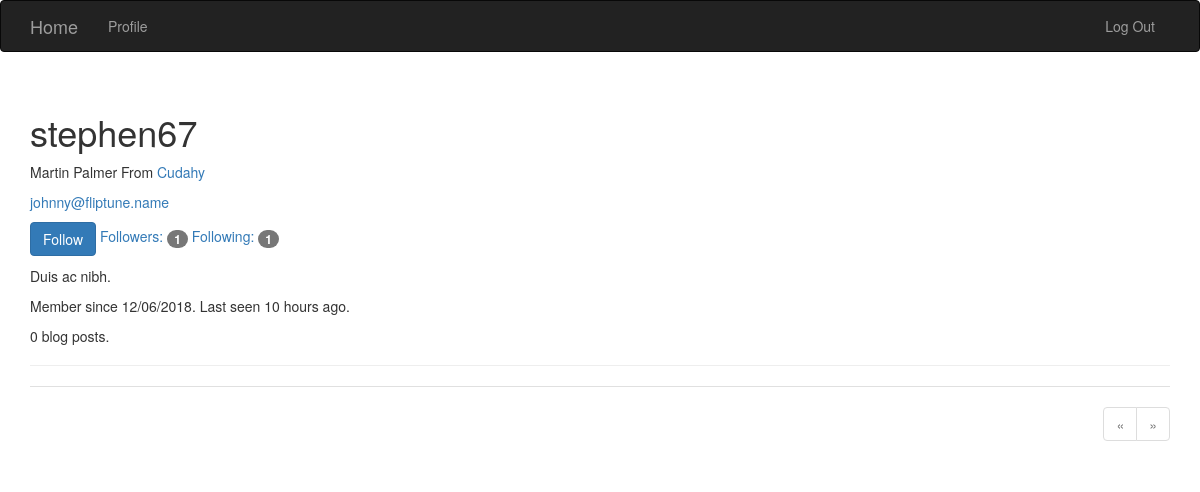
/user/stephen67 (signed in), run on the app's committed database.
### app/models.py (models this page shows, shortened)
class User(db.Model,UserMixin):
	__tablename__='users'
	id=db.Column(db.Integer,primary_key=True)
	email=db.Column(db.String(64),unique=True,index=True)
	username=db.Column(db.String(64),unique=True)
	role_id=db.Column(db.Integer,db.ForeignKey('roles.id'))
	password_hash=db.Column(db.String(128))
	confirmed=db.Column(db.Boolean,default=False)
	name=db.Column(db.String(64))
	location=db.Column(db.String(64))
	about_me=db.Column(db.Text())
	member_since=db.Column(db.DateTime(),default=datetime.utcnow)
	last_seen=db.Column(db.DateTime(),default=datetime.utcnow)
	posts=db.relationship('Post',backref='author',lazy='dynamic')
	followers=db.relationship('Follow',foreign_keys=[Follow.followed_id],backref=db.backref('followed',lazy='joined'),lazy='dynamic',cascade='all,delete-orphan')
	followed=db.relationship('Follow',foreign_keys=[Follow.follower_id],backref=db.backref('follower',lazy='joined'),lazy='dynamic',cascade='all,delete-orphan')
	comments=db.relationship('Comment',backref='author',lazy='dynamic')
	photo=db.relationship('Photo',backref='user')
	def is_following(self,user):
		return self.followed.filter_by(followed_id=user.id).first() is not None
	def can(self,permissions):
		return self.role is not None and (self.role.permissions&permissions)==permissions
	def is_administrator(self):
		return self.can(Permission.ADMINISTER)
	def ping(self):
		self.last_seen=datetime.utcnow()
		db.session.add(self)
	@property
	def password(self):
		raise AttributeError('password is not a readable attribute')

### app/main/views.py (the view)
@main.route('/user/<username>')
def user(username):
    user = User.query.filter_by(username=username).first()
    if user is None:
        abort(404)
    page=request.args.get('page',1,type=int)
    pagination=user.posts.order_by(Post.timestamp.desc()).paginate(page,per_page=current_app.config['POSTS_PER_PAGE'],error_out=False)
    posts=pagination.items
    return render_template('user.html', user=user,posts=posts,pagination=pagination)

### app/auth/views.py (called while the page is built)
@auth.before_app_request
def before_request():
	if current_user.is_authenticated:
		current_user.ping()
		if not current_user.confirmed and request.endpoint[:5]!='auth.' and request.endpoint!='static':
			return redirect(url_for('auth.unconfirmed'))

### app/main/__init__.py (called while the page is built)
@main.app_context_processor
def inject_permissions():
	return dict(Permission=Permission)

### app/models.py (called while the page is built)
@login_manager.user_loader
def load_user(user_id):
	return User.query.get(int(user_id))

### app/templates/user.html (shortened to what this page needs)
{% extends 'base.html' %}
{% import "_macros.html" as macro %}
{% block page_content %}
<div class="page-header">
	<h1>{{user.username}}</h1>
	{% if user.name or user.location %}
	<p>
		{% if user.name %}
		{{user.name}}
		{% endif %}
		{% if user.location %}
		From <a href="http://maps.baidu.com/?q={{user.location}}">{{user.location}}</a>
		{% endif %}
	</p>
	{% endif %}
	{% if current_user.is_administrator() %}
	<p><a href="mailto:{{user.email}}">{{user.email}}</a></p>
	{% endif %}
	<p>
        {% if current_user.can(Permission.FOLLOW) and user != current_user %}
            {% if not current_user.is_following(user) %}
            <a href="{{ url_for('.follow', username=user.username) }}" class="btn btn-primary">Follow</a>
            {% else %}
            <a href="{{ url_for('.unfollow', username=user.username) }}" class="btn btn-default">Unfollow</a>
            {% endif %}
        {% endif %}
        <a href="{{ url_for('.followers', username=user.username) }}">Followers: <span class="badge">{{ user.followers.count() }}</span></a>
        <a href="{{ url_for('.followed_by', username=user.username) }}">Following: <span class="badge">{{ user.followed.count() }}</span></a>
    </p>
	{% if user.about_me %}
	<p>
		{{user.about_me}}
	</p>
	{% endif %}
	<p>
		Member since {{moment(user.member_since).format('L')}}.
		Last seen {{moment(user.last_seen).fromNow()}}.
	</p>
    <p>{{ user.posts.count() }} blog posts.</p>
</div>
{% include "_posts.html" %}
{% if pagination %}
<div class="pagination">
	{{macro.pagination_widget(pagination,'main.user',username=user.username)}}
</div>
{% endif %}
{% endblock %}

### app/static/styles.css (style rules this page uses)
div.pagination { width: 100%; text-align: right; padding: 0px; margin: 0px; }

### data on the page
User: username "stephen67", name "Martin Palmer", location "Cudahy", email "johnny@fliptune.name", about_me "Duis ac nibh.", member_since "12/06/2018", last_seen "10 hours ago"

### other printed values
{{ user.followers.count() }} "1"
{{ user.followed.count() }} "1"
{{ user.posts.count() }} "0"
